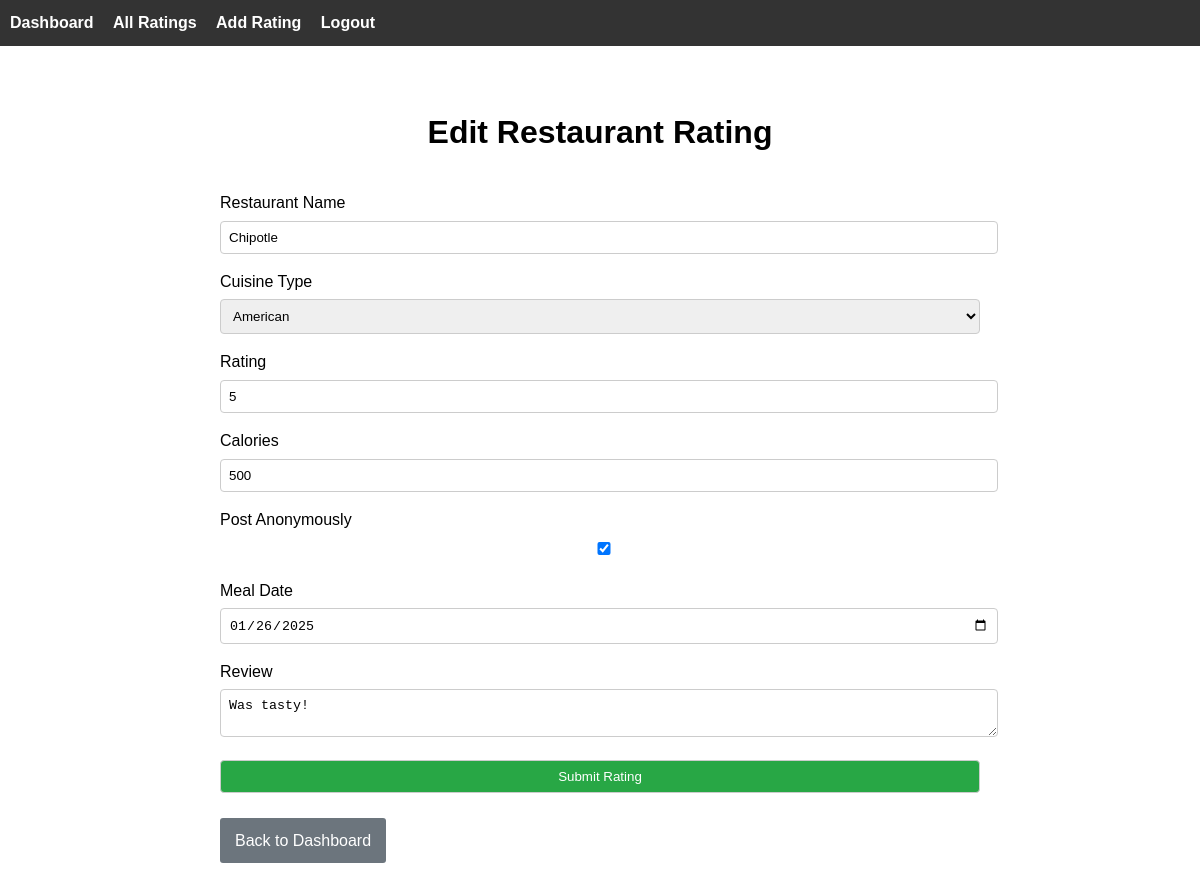
/edit_rating/1, run on an earlier commit of the app's database.
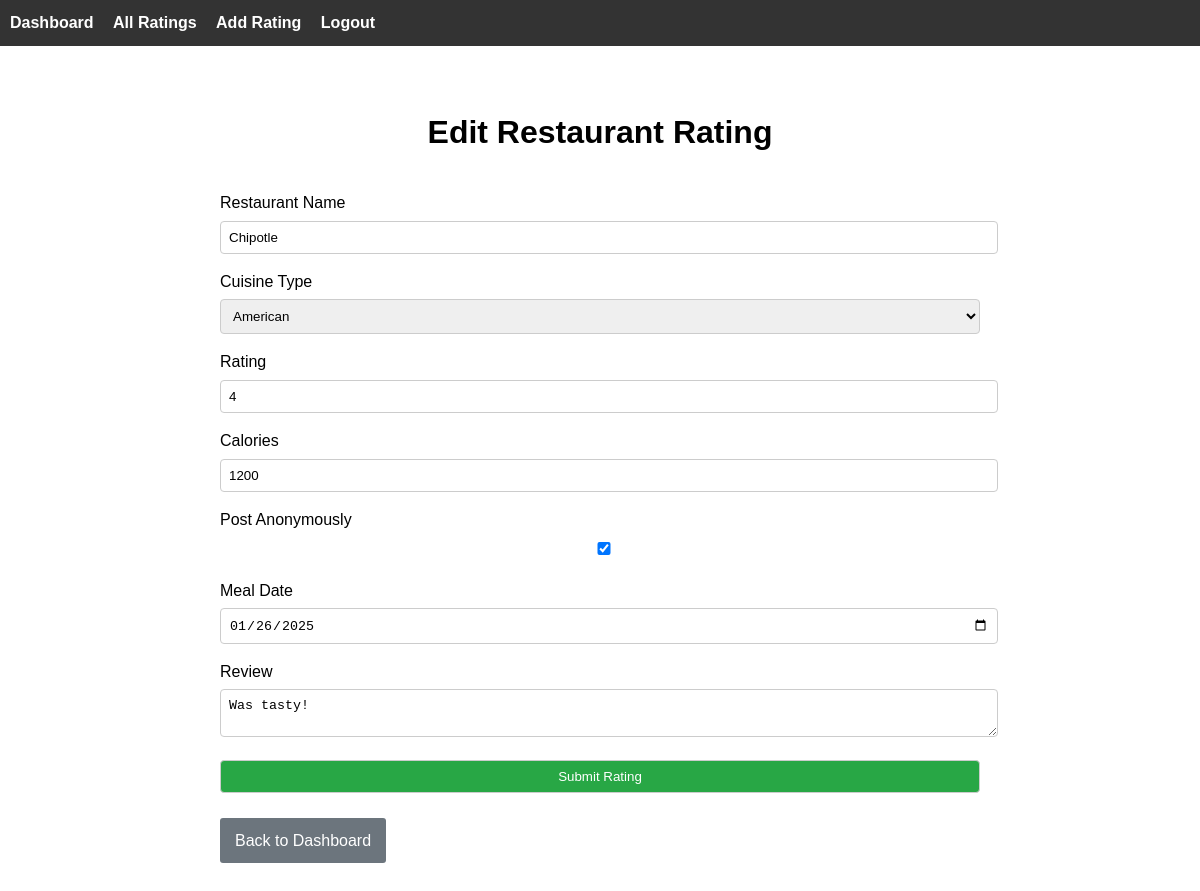
And on a later commit of the database.
### models.py (models this page shows)
class RestaurantRating(db.Model):
    id = db.Column(db.Integer, primary_key=True)
    user_id = db.Column(db.Integer, db.ForeignKey('user.id'), nullable=False)  # foreign key to the user model
    restaurant_name = db.Column(db.String(100), nullable=False)
    rating = db.Column(db.Integer, nullable=False)
    cuisine_type = db.Column(db.String(50), nullable=False)
    meal_date = db.Column(db.Date, default=date.today)
    review = db.Column(db.Text, nullable=True)
    calories = db.Column(db.Integer, nullable=True)
    is_anonymous = db.Column(db.Boolean, default=False) #adding anomylity
    user = db.relationship('User', backref='ratings', lazy=True)  # relationship to the User model

### app.py (the view, shortened to what this page needs)
@app.route('/edit_rating/<int:rating_id>', methods=['GET', 'POST'])
def edit_rating(rating_id):
    rating = RestaurantRating.query.get_or_404(rating_id)
    form = RestaurantRatingForm(obj=rating)
    return render_template('edit_rating.html', form=form, rating_id = rating_id)

### forms.py
class RestaurantRatingForm(FlaskForm):
    restaurant_name = StringField('Restaurant Name', validators=[InputRequired()])
    cuisine_type = SelectField('Cuisine Type', choices=[
        ('American', 'American'),
        ('Italian', 'Italian'),
        ('Chinese', 'Chinese'),
        ('Mexican', 'Mexican'),
        ('Indian', 'Indian'),
        ('Other', 'Other')
    ], validators=[InputRequired()])
    rating = IntegerField('Rating', validators=[InputRequired(), NumberRange(min=1, max=5)])
    review = TextAreaField('Review', validators=[Optional()])
    calories = IntegerField('Calories', validators=[Optional()])
    is_anonymous = BooleanField('Post Anonymously', default=False)
    meal_date = DateField(
        'Meal Date',
        format='%Y-%m-%d',
        validators=[Optional()]
    )
    submit = SubmitField('Submit Rating')

### templates/edit_rating.html (shortened to what this page needs)
{% extends "base.html" %}
{% block content %}
<div class="content">
  <h1>Edit Restaurant Rating</h1>
  <form method="POST" action="{{ url_for('edit_rating', rating_id=rating_id) }}">
    <div class="form-group">
      {{ form.restaurant_name.label }}
      {{ form.restaurant_name }}
    </div>
    <div class="form-group">
      {{ form.cuisine_type.label }}
      {{ form.cuisine_type }}
    </div>
    <div class="form-group">
      {{ form.rating.label }}
      {{ form.rating(type="number", min="1", max="5", step="1") }}
    </div>
    <div class="form-group">
      {{ form.calories.label }}
      {{ form.calories(type="number", min="0") }}
    </div>
    <div class="form-group">
      {{ form.is_anonymous.label }}
      {{ form.is_anonymous }}
    </div>
    <div class="form-group">
      {{ form.meal_date.label }}
      {{ form.meal_date(type="date") }}
    </div>
    <div class="form-group">
      {{ form.review.label }}
      {{ form.review }}
    </div>
    <div class="form-group">
      {{ form.submit(class="btn btn-primary") }}
    </div>
  </form>
  <a href="{{ url_for('dashboard') }}" class="btn btn-secondary">Back to Dashboard</a>
</div>
{% endblock %}

What changed in the data, as far as the page shows it:
changed RestaurantRating "Chipotle": rating "5" → "4"; calories "500" → "1200"
